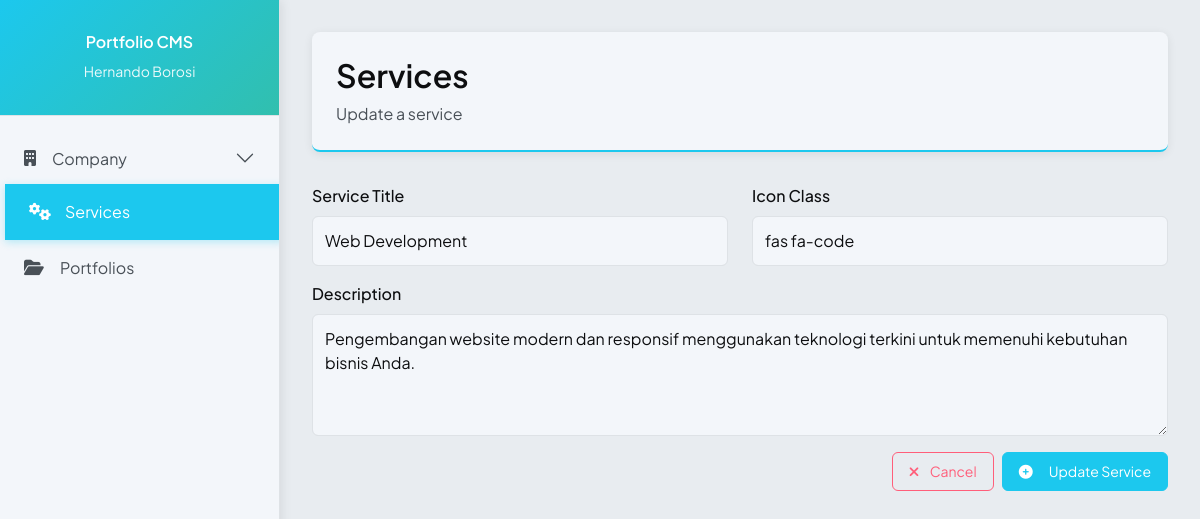
Screenshot of /admin/services/1 with the database file from the repository.
### tables this page shows
CREATE TABLE IF NOT EXISTS services (
  id INT AUTO_INCREMENT PRIMARY KEY,
  title VARCHAR(100) NOT NULL,
  icon_class VARCHAR(100),
  description TEXT,
  created_at TIMESTAMP DEFAULT CURRENT_TIMESTAMP,
  updated_at TIMESTAMP DEFAULT CURRENT_TIMESTAMP ON UPDATE CURRENT_TIMESTAMP
);

### application/helpers/validator_helper.php (called while the page is built, shortened)
<?php if (!defined('BASEPATH')) exit('No direct script access allowed');
function validate_resource_id($id)
{
	return is_numeric($id) && (int)$id > 0 ? (int) $id : null;
}

### application/models/ServicesModel.php (called while the page is built, shortened)
<?php defined('BASEPATH') or exit('No direct script access allowed');
class ServicesModel extends CI_Model
{
	private $table_name = "services";
	public function get_by_id(int $id)
	{
		$result["data"] = $this->db
			->get_where($this->table_name, ["id" => $id])
			->row();
		return $result;
	}
}

### index.php (called while the page is built, shortened)
<?php
require_once BASEPATH.'core/CodeIgniter.php';

### application/views/pages/admin/services/form.php (the view)
<?php
$is_update_form = isset($service);
echo form_open($is_update_form ? "admin/services/update/{$service->id}" : "admin/services/create");
?>
<div class="row">
	<div class="col-md-6 mb-3">
		<label for="serviceTitle" class="form-label">Service Title</label>
		<input
			id="title"
			name="title"
			type="text"
			class="form-control"
			placeholder="Service name"
			value="<?= $is_update_form ? $service->title : "" ?>">
	</div>
	<div class="col-md-6 mb-3">
		<label for="icon_class" class="form-label">Icon Class</label>
		<input
			id="icon_class"
			name="icon_class"
			type="text"
			class="form-control"
			placeholder="e.g., fas fa-code"
			value="<?= $is_update_form ? $service->icon_class : "" ?>">
	</div>
</div>
<div class="mb-3">
	<label for="description" class="form-label">
		Description
	</label>
	<textarea
		id="description"
		name="description"
		class="form-control"
		rows="4"><?= $is_update_form ? $service->description : "" ?></textarea>
</div>
<div class="d-flex flex-row-reverse gap-2">
	<button type="submit" class="btn btn-primary">
		<i class="fas fa-plus-circle me-2"></i>
		<?= $is_update_form ? "Update Service" : "Add Service" ?>
	</button>
	<a class="btn btn-outline-danger" href="<?= base_url('admin/services') ?>">
		<button type="button">
			<i class="fas fa-times me-2"></i>
			Cancel
		</button>
	</a>
</div>
<?= form_close(); ?>

### assets/css/main.css (style rules this page uses)
:root { --bs-primary: #1cc8ee; --bs-primary-rgb: 28, 200, 238; --bs-secondary: #f28cc2; --bs-secondary-rgb: 242, 140, 194; --bs-danger: #ff5e7a; --bs-danger-rgb: 255, 94, 122; --bs-info: #31bfae; --bs-info-rgb: 49, 191, 174; --bs-success: #6fcf97; --bs-success-rgb: 111, 207, 151; --bs-warning: #f5c26b; --bs-warning-rgb: 245, 194, 107; --bs-dark: #0d0e10; --bs-dark-rgb: 13, 14, 16; --bs-light: #f3f6fa; --bs-light-rgb: 243, 246, 250; --bg-darkest: #121419; --bg-darkest-rgb: 18, 20, 25; --bg-card: rgba(22, 24, 31, 0.8); }
.btn { display: inline-flex; justify-content: center; align-items: center; gap: 0.5rem; padding-block: 0.5rem; padding-inline: 1rem; font-size: 0.875rem; }
.btn-primary { --bs-btn-bg: var(--bs-primary); --bs-btn-border-color: var(--bs-primary); --bs-btn-hover-bg: #19b0d2; --bs-btn-hover-border-color: #19b0d2; }
.btn-outline-danger { --bs-btn-color: var(--bs-danger); --bs-btn-border-color: var(--bs-danger); --bs-btn-hover-color: #fff; --bs-btn-hover-bg: var(--bs-danger); --bs-btn-hover-border-color: var(--bs-danger); --bs-btn-focus-shadow-rgb: var(--bs-danger-rgb); --bs-btn-active-color: #fff; --bs-btn-active-bg: var(--bs-danger); --bs-btn-active-border-color: var(--bs-danger); --bs-btn-active-shadow: inset 0 3px 5px rgba(0, 0, 0, 0.125); --bs-btn-disabled-color: var(--bs-danger); --bs-btn-disabled-bg: transparent; --bs-btn-disabled-border-color: var(--bs-danger); --bs-gradient: none; }

### assets/css/admin.css (style rules this page uses)
:root { --sidebar-width: 280px; }
* { box-sizing: border-box; }
body { font-family: "Plus Jakarta Sans"; background-color: var(--bs-light); color: var(--bs-dark); margin: 0; padding: 0; }
.form-label { font-weight: 500; color: var(--bs-dark); margin-bottom: 0.5rem; }
.form-control, .form-select { background-color: var(--bs-light); border: 1px solid #dee2e6; color: var(--bs-dark); border-radius: 6px; padding: 0.75rem; transition: all 0.3s ease; }
.form-control::placeholder { color: #6c757d; }

### rows the page displays
services: title "Web Development", icon_class "fas fa-code", description "Pengembangan website modern dan responsif menggunakan teknologi terkini untuk memenuhi kebutuhan bisnis Anda."

### other values shown
$page_title "Services"
$page_subtitle "Update a service"
